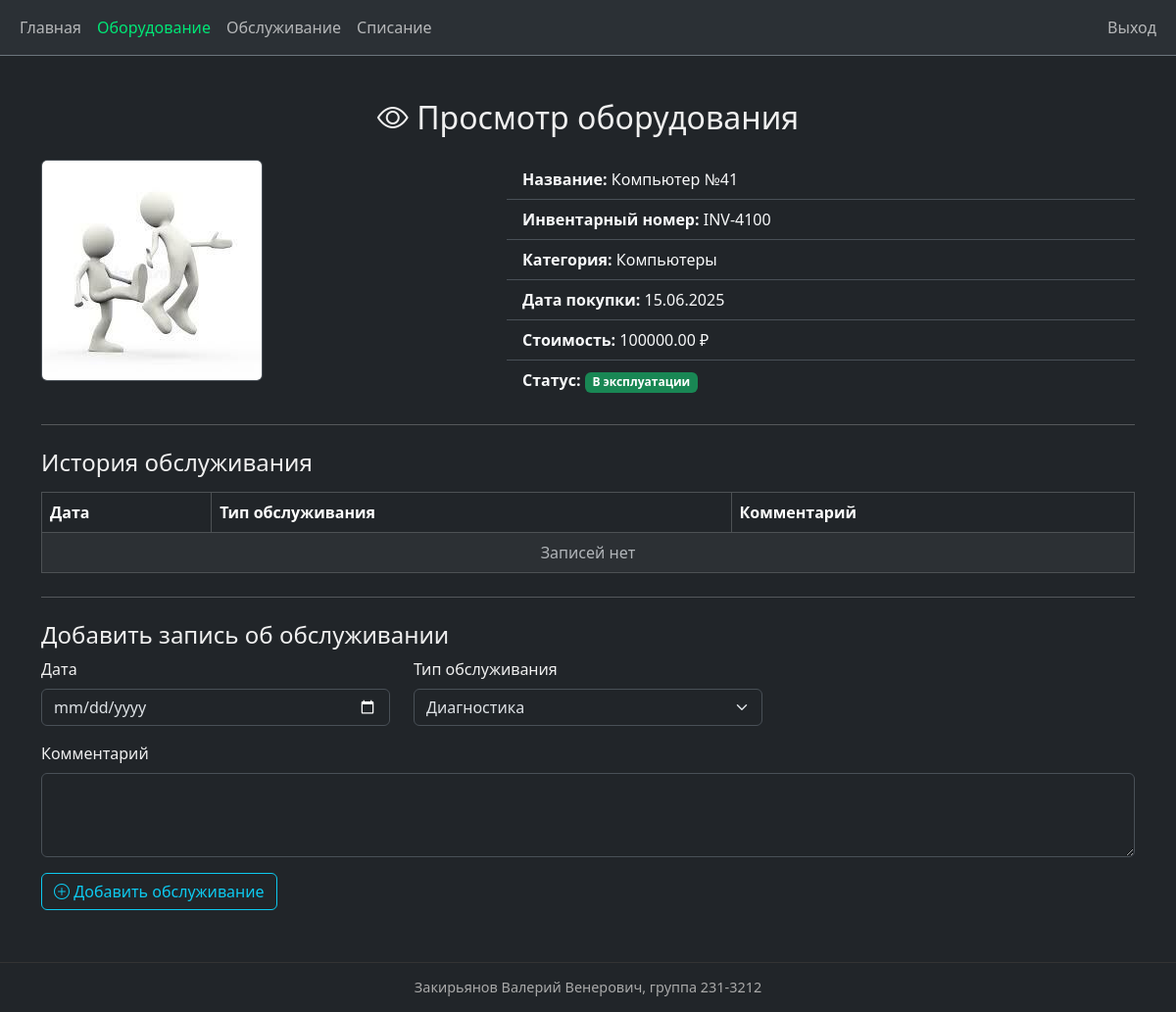
Before: /equipment/16 (signed in) with the older database file.
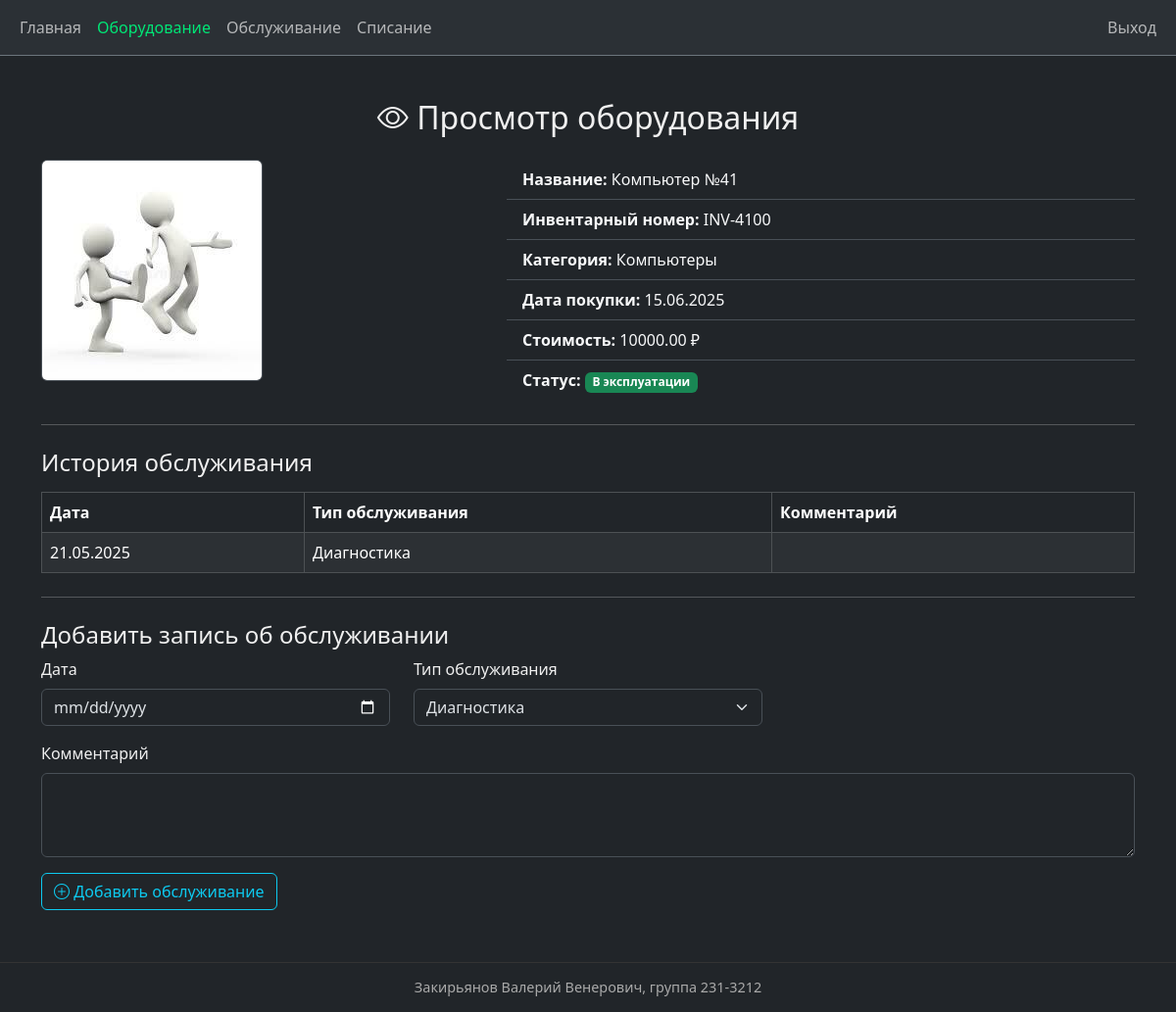
After: the same page with the newer database file.
### app/models.py (models this page shows)
class Image(db.Model):
    id = db.Column(db.Integer, primary_key=True)
    filename = db.Column(db.String(128), nullable=False)
    mime_type = db.Column(db.String(64), nullable=False)
    md5_hash = db.Column(db.String(64), nullable=False, unique=True)
    equipment = db.relationship('Equipment', backref='image', uselist=False)

class Equipment(db.Model):
    id = db.Column(db.Integer, primary_key=True)
    name = db.Column(db.String(100), nullable=False)
    inventory_number = db.Column(db.String(50), unique=True, nullable=False)
    category_id = db.Column(db.Integer, db.ForeignKey('category.id'), nullable=False)
    purchase_date = db.Column(db.Date, nullable=False)
    price = db.Column(db.Numeric(10, 2), nullable=False)
    status = db.Column(db.Enum('active', 'repair', 'disposed', name='status_enum'), nullable=False)
    note = db.Column(db.Text)
    image_id = db.Column(db.Integer, db.ForeignKey('image.id'))
    maintenance = db.relationship('Maintenance', backref='equipment', cascade="all, delete")
    disposal = db.relationship('Disposal', backref='equipment', uselist=False, cascade="all, delete")
    responsibles = db.relationship('User', secondary=roles, backref='assigned_equipment')

class Category(db.Model):
    id = db.Column(db.Integer, primary_key=True)
    name = db.Column(db.String(64), nullable=False)
    description = db.Column(db.Text)
    equipment = db.relationship('Equipment', backref='category', lazy=True)

class Maintenance(db.Model):
    id = db.Column(db.Integer, primary_key=True)
    equipment_id = db.Column(db.Integer, db.ForeignKey('equipment.id'), nullable=False)
    date = db.Column(db.Date, default=datetime.utcnow, nullable=False)
    service_type = db.Column(db.String(100), nullable=False)
    comment = db.Column(db.Text)

### app/routes/equipment.py (the view, shortened to what this page needs)
@bp.route('/<int:id>', methods=['GET', 'POST'])
@login_required
def view_equipment(id):
    equipment = Equipment.query.get_or_404(id)
    form = MaintenanceForm()
    return render_template(
        'view_equipment.html',
        equipment=equipment,
        maintenance_history=equipment.maintenance,
        form=form,
        active='equipment'
    )

### app/forms.py
class MaintenanceForm(FlaskForm):
    date = DateField('Дата', validators=[DataRequired()])
    service_type = SelectField('Тип обслуживания', choices=[
    ('Диагностика', 'Диагностика'),
    ('Чистка', 'Чистка'),
    ('Обновление ПО', 'Обновление ПО')], validators=[DataRequired()])
    comment = TextAreaField('Комментарий', validators=[Optional()])
    submit = SubmitField('Добавить')

### app/__init__.py (called while the page is built)
def create_app():
    app = Flask(__name__, static_folder='../static')
    app.config['SECRET_KEY'] = os.getenv('SECRET_KEY', 'devsecret')
    app.config['SQLALCHEMY_DATABASE_URI'] = os.getenv('DATABASE_URL', 'sqlite:///equipment.db')
    app.config['SQLALCHEMY_TRACK_MODIFICATIONS'] = False
    app.config['UPLOAD_FOLDER'] = 'static/uploads/'
    app.config['DISPOSAL_FOLDER'] = os.path.join(app.root_path, 'static', 'disposals')
    db.init_app(app)
    Migrate(app, db)
    csrf.init_app(app)
    login_manager.init_app(app)
    from app.routes import equipment, auth, disposal, maintenance
    app.register_blueprint(equipment.bp)
    app.register_blueprint(auth.bp)
    app.register_blueprint(disposal.bp)
    app.register_blueprint(maintenance.bp)
    @login_manager.user_loader
    def load_user(user_id):
        return User.query.get(int(user_id))
    return app

### app/templates/view_equipment.html (shortened to what this page needs)
{% extends 'base.html' %}
{% block content %}
<h2 class="text-center mb-4">
    <i class="bi bi-eye"></i> Просмотр оборудования
</h2>
<div class="row">
    <div class="col-md-5">
        {% if equipment.image %}
    <img src="{{ url_for('static', filename='uploads/' + equipment.image.filename) }}" class="img-fluid rounded border">
{% else %}
    <div class="bg-secondary text-center text-white p-5 rounded">Фото отсутствует</div>
{% endif %}
    </div>
    <div class="col-md-7">
        <ul class="list-group list-group-flush">
            <li class="list-group-item bg-dark text-light"><strong>Название:</strong> {{ equipment.name }}</li>
            <li class="list-group-item bg-dark text-light"><strong>Инвентарный номер:</strong> {{ equipment.inventory_number }}</li>
            <li class="list-group-item bg-dark text-light"><strong>Категория:</strong> {{ equipment.category.name }}</li>
            <li class="list-group-item bg-dark text-light"><strong>Дата покупки:</strong> {{ equipment.purchase_date.strftime('%d.%m.%Y') }}</li>
            <li class="list-group-item bg-dark text-light"><strong>Стоимость:</strong> {{ equipment.price }} ₽</li>
            <li class="list-group-item bg-dark text-light">
                <strong>Статус:</strong>
                {% if equipment.status == 'active' %}<span class="badge bg-success">В эксплуатации</span>{% endif %}
            </li>
        </ul>
    </div>
</div>
<hr class="my-4">
<h4>История обслуживания</h4>
<table class="table table-dark table-bordered table-striped mt-3">
    <thead>
        <tr>
            <th>Дата</th>
            <th>Тип обслуживания</th>
            <th>Комментарий</th>
        </tr>
    </thead>
    <tbody>
        {% for record in maintenance_history %}
        <tr>
            <td>{{ record.date.strftime('%d.%m.%Y') }}</td>
            <td>{{ record.service_type }}</td>
            <td>{{ record.comment }}</td>
        </tr>
        {% else %}
        <tr>
            <td colspan="3" class="text-center text-muted">Записей нет</td>
        </tr>
        {% endfor %}
    </tbody>
</table>
{% if current_user.role in ['admin', 'tech'] %}
<hr class="my-4">
<h4>Добавить запись об обслуживании</h4>
<form method="POST">
    <div class="row">
        <div class="col-md-4 mb-3">
            {{ form.date.label(class="form-label") }}
            {{ form.date(class="form-control") }}
        </div>
        <div class="col-md-4 mb-3">
            {{ form.service_type.label(class="form-label") }}
            {{ form.service_type(class="form-select") }}
        </div>
        <div class="col-md-12 mb-3">
            {{ form.comment.label(class="form-label") }}
            {{ form.comment(class="form-control", rows=3) }}
        </div>
    </div>
    <button type="submit" class="btn btn-outline-info">
        <i class="bi bi-plus-circle"></i> Добавить обслуживание
    </button>
</form>
{% endif %}
{% endblock %}

### app/templates/base.html (shortened to what this page needs)
<!DOCTYPE html>
<html lang="ru" data-bs-theme="dark">
<head>
    <link href="https://cdn.jsdelivr.net/npm/bootstrap@5.3.3/dist/css/bootstrap.min.css" rel="stylesheet">
    <link href="https://cdn.jsdelivr.net/npm/bootstrap-icons@1.10.5/font/bootstrap-icons.css" rel="stylesheet">
</head>
<body>
<nav class="navbar navbar-expand-lg bg-body-tertiary border-bottom border-secondary mb-4">
    <div class="container-fluid">
        <div class="collapse navbar-collapse" id="navbarNav">
            <ul class="navbar-nav me-auto mb-2 mb-lg-0">
                <li class="nav-item">
                    <a class="nav-link{% if active == 'home' %} active{% endif %}" href="/">Главная</a>
                </li>
                {% if current_user.is_authenticated %}
                    <li class="nav-item">
                        <a class="nav-link{% if active == 'equipment' %} active{% endif %}" href="/equipment">Оборудование</a>
                    </li>
                    {% if current_user.role in ['admin', 'tech'] %}
                    <li class="nav-item">
                        <a class="nav-link{% if active == 'service' %} active{% endif %}" href="/maintenance">Обслуживание</a>
                    </li>
                    {% endif %}
                    {% if current_user.role == 'admin' %}
                    <li class="nav-item">
                        <a class="nav-link{% if active == 'disposal' %} active{% endif %}" href="/disposal">Списание</a>
                    </li>
                    {% endif %}
                {% endif %}
            </ul>
            <ul class="navbar-nav">
                {% if current_user.is_authenticated %}
                    <li class="nav-item">
                        <a class="nav-link" href="/logout">Выход</a>
                    </li>
                {% else %}
                    <li class="nav-item">
                        <a class="nav-link" href="/login">Вход</a>
                    </li>
                {% endif %}
            </ul>
        </div>
    </div>
</nav>
<main class="container">
    {% block content %}{% endblock %}
</main>
<div class="footer">
    Закирьянов Валерий Венерович, группа 231-3212
</div>
</body>
</html>

### app/templates/base.html (style rules this page uses)
html, body { height: 100%; margin: 0; }
body { display: flex; flex-direction: column; color: #f0f0f0; }
main { flex: 1; padding: 20px; }
.nav-link.active { color: #00e676 !important; }
.footer { font-size: 0.9em; color: #aaa; padding: 1em 0; text-align: center; border-top: 1px solid #333; margin-top: 2rem; }

Changed rows visible on the page:
changed Equipment "Компьютер №41": price "100000.00" → "10000.00"
added Maintenance: date "21.05.2025", service_type "Диагностика"
Other visible differences:
text no longer shown: "Записей нет"
